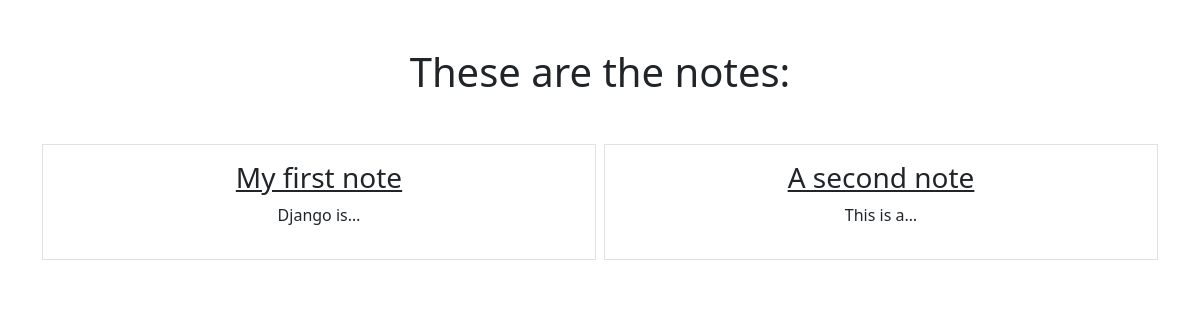
Before: /smart/notes with the older database file.
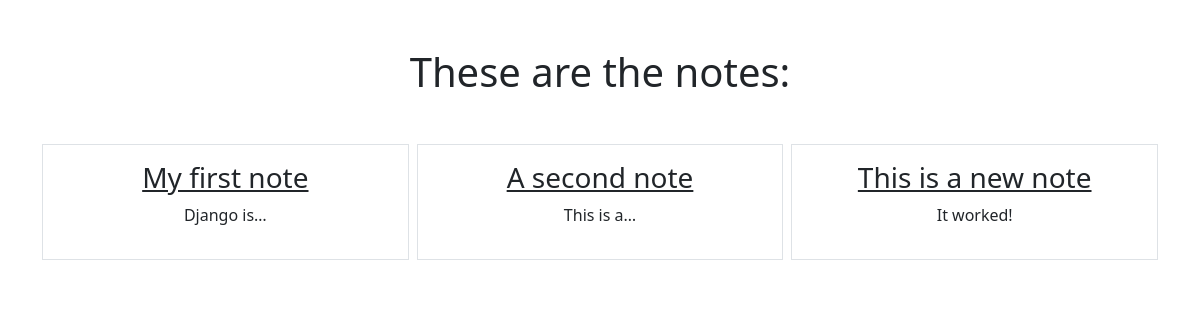
After: the same page with the newer database file.
### notes/models.py (models this page shows)
class Notes(models.Model):
    title = models.CharField(max_length=255)
    text = models.TextField()
    created_at = models.DateTimeField(auto_now_add=True)

### notes/views.py (the view)
# urls.py: path('notes', views.NotesListView.as_view(), name='notes.list'),
class NotesListView(ListView):
    model = Notes
    context_object_name = 'notes'
    template_name = 'notes/notes_list.html'

### notes/templates/notes/notes_list.html
{% extends "base.html" %}
{% block content %}
<h1 class="my-5">These are the notes:</h1>
<div class="row row-cols3 g-2">
  {% for note in notes %}
  <div class="col">
    <div class="p-3 border">
      <a href="{% url 'notes.detail' pk=note.id %}" class="text-dark text-decoration-non">
        <h3>{{ note.title }}</h3>
      </a>
      <p>{{ note.text|truncatechars:10 }}</p>
    </div>
  </div>
  {% endfor %}
</div>
{% endblock %}

Changed rows visible on the page:
added Notes: title "This is a new note", text "It worked!"
